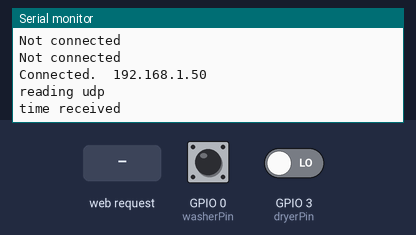
Simulated run of this sketch. Board: ESP8266 (NodeMCU). On the bench: the last lines printed to the serial monitor. The test bench sets the inputs (shaded band); at power-on: GPIO 0 (washerPin) HIGH, GPIO 3 (dryerPin) LOW. WiFi joins after 1.5 s; servers stay silent unless stated.

Above: at 2.7 s.
2.8 s: HTTP request GET /sensors/raw0 received
At 4.7 s:
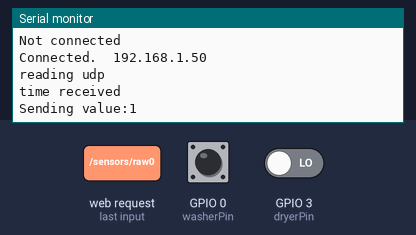
5.0 s: HTTP request GET /sensors/raw1 received
At 6.4 s:
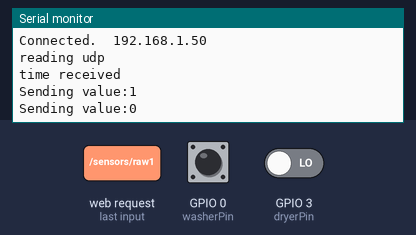

Measured:
- after the input at 2.8 s, the serial monitor: prints a new line after 0.74 s (image 1)
- after the input at 5.0 s, the serial monitor: prints a new line after 0.54 s (image 2)

The sketch:

Laundrysensorespduino.ino
```cpp
#include <TimeLib.h>
#include <ESP8266WiFi.h>
#include <WiFiClient.h>
#include <WiFiUdp.h>

const int washerPin = 0;
const int dryerPin = 3;
int washerVal = 0;
int dryerVal = 0;
boolean washerAlarm = false;
boolean dryerAlarm = false;

unsigned long lastWasherTime = 0;
unsigned long lastDryerTime = 0;

int alarmTime = 1800000;

const int NTP_PACKET_SIZE = 48; // NTP time stamp is in the first 48 bytes of the message

byte packetBuffer[ NTP_PACKET_SIZE]; //buffer to hold incoming and outgoing packets

unsigned long nextTimeUpdate = 0;

WiFiUDP Udp;
WiFiServer server(80);

void checkForWebRequest();
boolean checkValue(const int pin);
void checkWasher();
void checkDryer();

void sendWasherStatus();
void sendDryerStatus();
void sendTime();

time_t getNtpTime();
void sendNTPpacket(IPAddress &address);

void setup() {
  Serial.begin(115200);
  Serial.setTimeout(250);

  pinMode(0, INPUT);
  pinMode(3, INPUT);

  SetupWiFi();

  Udp.begin(8888);

  updateClock();

  server.begin();
}

void loop() {
  if ((long)(millis() - nextTimeUpdate) >= 0)
  {
    updateClock();
  }

  checkWasher();
  checkDryer();
  checkForWebRequest();

  delay(2000);
}

void updateClock()
{
  time_t currentTime;

  int i = 0;

  while ((currentTime = getNtpTime()) == 0 && i < 5)
  {
    i++;
  }

  if (currentTime != 0)
  {
    setTime(currentTime);
  }

  nextTimeUpdate = millis() + 86400000;
}

void SetupWiFi()
{
  WiFi.mode(WIFI_STA);
  WiFi.begin("ssid", "password");

  while (WiFi.status() != WL_CONNECTED) {
    Serial.println("Not connected");
    delay(500);
  }

  Serial.print("Connected.\t");
  Serial.println(WiFi.localIP());
}
```

ntp.ino
```cpp
time_t getNtpTime()
{
  IPAddress ntpServerIP; // NTP server's ip address
  ntpServerIP.fromString("129.6.15.30");

  while (Udp.parsePacket() > 0) ; // discard any previously received packets

  // get a random server from the pool
  //WiFi.hostByName("time.nist.gov", ntpServerIP);

  sendNTPpacket(ntpServerIP);
  uint32_t stopWait = millis() + 15000;
  while ((long)(millis() - stopWait) < 0) {
    int size = Udp.parsePacket();
    if (size >= NTP_PACKET_SIZE) {

     Serial.println("reading udp");
      Udp.read(packetBuffer, NTP_PACKET_SIZE);  // read packet into the buffer
      unsigned long secsSince1900;
      // convert four bytes starting at location 40 to a long integer
      secsSince1900 =  (unsigned long)packetBuffer[40] << 24;
      secsSince1900 |= (unsigned long)packetBuffer[41] << 16;
      secsSince1900 |= (unsigned long)packetBuffer[42] << 8;
      secsSince1900 |= (unsigned long)packetBuffer[43];

      Serial.println("time received");
      return secsSince1900 - 2208988800UL;
    }
  }

  Serial.println("unable to get time");
  return 0; // return 0 if unable to get the time
}

// send an NTP request to the time server at the given address
void sendNTPpacket(IPAddress &address)
{
  // set all bytes in the buffer to 0
  memset(packetBuffer, 0, NTP_PACKET_SIZE);
  // Initialize values needed to form NTP request
  // (see URL above for details on the packets)
  packetBuffer[0] = 0b11100011;   // LI, Version, Mode
  packetBuffer[1] = 0;     // Stratum, or type of clock
  packetBuffer[2] = 6;     // Polling Interval
  packetBuffer[3] = 0xEC;  // Peer Clock Precision
  // 8 bytes of zero for Root Delay & Root Dispersion
  packetBuffer[12] = 49;
  packetBuffer[13] = 0x4E;
  packetBuffer[14] = 49;
  packetBuffer[15] = 52;
  // all NTP fields have been given values, now
  // you can send a packet requesting a timestamp:
  Udp.beginPacket(address, 123); //NTP requests are to port 123
  Udp.write(packetBuffer, NTP_PACKET_SIZE);
  Udp.endPacket();
}
```

sensor.ino
```cpp
boolean checkValue(const int pin)
{
  int runningCnt = 0;

  for (int i = 0; i < 25; i++)
  {
    if (digitalRead(pin) == HIGH)
    {
      runningCnt++;
    }
  }

  return runningCnt > 12;
}

void checkWasher()
{
  boolean current = checkValue(washerPin);
  if (current != washerAlarm)
  {
    if (current)
    {
      washerAlarm = true;
      lastWasherTime = now();
    }
    else
    {
      if (now() - lastWasherTime >= 900)
      {
        washerAlarm = false;
        lastWasherTime = now();
      }
    }
  }
}

void checkDryer()
{
  boolean current = checkValue(dryerPin);
  if (current != dryerAlarm)
  {
    lastDryerTime = now();
    dryerAlarm = current;
  }
}
```

webserver.ino
```cpp
void checkForWebRequest()
{
  // Check if a client has connected
  WiFiClient client = server.available();
  if (!client) {
    return;
  }

  long currentTime = millis();

  while(!client.available() && (millis() - currentTime) < 2000 ){
    delay(1);
  }

  if (!client.available())
  {
    client.stop();
    return;
  }

  // Read the first line of the request
  String req = client.readStringUntil('\r');
  client.flush();

  if (req.length() == 0)
  {
    client.print("HTTP/1.1 400 ERROR\r\n");
  }

  if (req.indexOf("/sensors/laundry/0") != -1)
  {
    sendStatus(washerAlarm, lastWasherTime, client);
  }
  else if (req.indexOf("/sensors/laundry/1") != -1)
  {
    sendStatus(dryerAlarm, lastDryerTime, client);
  }
  else if (req.indexOf("/sensors/time") != -1)
  {
    sendTime(client);
  }
  else if (req.indexOf("/sensors/settime") != -1)
  {
    settime(req);
  }
  else if (req.indexOf("/sensors/raw0") != -1)
  {
    sendRawValue(washerPin, client);
  }
  else if (req.indexOf("/sensors/raw1") != -1)
  {
    sendRawValue(dryerPin, client);
  }
  else
  {
    client.print("HTTP/1.1 400 ERROR\r\n");
  }

  client.stop();
}

void sendStatus(boolean sensor, time_t alarmTime, WiFiClient &client)
{
  String s = generateHeaders();

  String s2 = "{\"Status\": {\"Running\":";
  s2 += sensor ? "\"true\"" : "\"false\"";
  s2 += ", \"TimeStamp\":\"";

  char buf[25];
  sprintf(buf, "%d-%02d-%02dT%02d:%02d:%02d", year(alarmTime), month(alarmTime), day(alarmTime), hour(alarmTime), minute(alarmTime), second(alarmTime));

  s2 += buf;
  s2 += "\"}}";

  s += "Content-Length: " + String(s2.length()) + "\r\n\r\n";
  s += s2;

  sendResponse(s, client);
}

void sendTime(WiFiClient &client)
{
  String s = generateHeaders();

  time_t currentTime = now();

  char buf[25];
  sprintf(buf, "%d-%02d-%02dT%02d:%02d:%02d", year(currentTime), month(currentTime), day(currentTime), hour(currentTime), minute(currentTime), second(currentTime));

  String s2 = "{\"TimeStamp\": ";
  s2 += buf;
  s2 += "\"}";

  s += "Content-Length: " + String(s2.length()) + "\r\n";
  s += "\r\n";
  s += s2;

  sendResponse(s, client);
}

void sendRawValue(int pin, WiFiClient &client)
{
  String s = generateHeaders();

  char buf[5];
  boolean value = checkValue(pin);
  sprintf(buf, "%d", value);

  Serial.print("Sending value:");
  Serial.println(buf);

  String s2 = "{\"RawValue\":";
  s2 += buf;
  s2 += "\"}";

  s += "Content-Length: " + String(s2.length()) + "\r\n";
  s += "\r\n";
  s += s2;

  sendResponse(s, client);
}

String generateHeaders()
{
  String s = "HTTP/1.1 200 OK\r\n";
  s += "Cache-Control: no-cache\r\n";
  s += "Pragma: no-cache\r\n";
  s += "Content-Type: application/json; charset=utf-8\r\n";
  s += "Expires: -1\r\n";

  return s;
}

void sendResponse(String s, WiFiClient &client)
{
  client.print(s);
}

void settime(String s)
{
  String timeStr = s.substring(s.lastIndexOf("/") + 1);

  int year = timeStr.substring(0, 2).toInt() * 100 + timeStr.substring(2, 4).toInt();

  TimeElements tm;
  tm.Year = timeStr.substring(0, 2).toInt() * 100 + timeStr.substring(2, 4).toInt() - 1970;
  tm.Month = timeStr.substring(5, 7).toInt();
  tm.Day = timeStr.substring(8, 10).toInt();
  tm.Hour = timeStr.substring(11, 13).toInt();
  tm.Minute = timeStr.substring(14, 16).toInt();
  tm.Second = timeStr.substring(17, 19).toInt();

  setTime(makeTime(tm));
}
```
